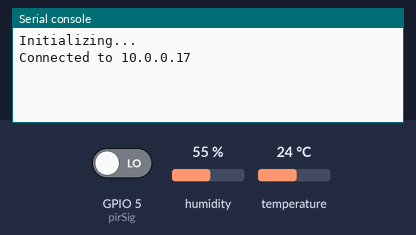
A program run on a simulated ESP8266 board running MicroPython. On the bench: the last lines printed to the serial console. The test bench sets the inputs (shaded band); at power-on: GPIO 5 (pirSig) LOW, humidity 55 %, temperature 24 °C. No MQTT or app messages arrive unless stated; the clock reads 2024-03-15 10:24:30 at power-on unless the program sets it.

Above: at 2.3 s.
2.4 s: GPIO 5 (pirSig) driven HIGH
At 7.0 s:
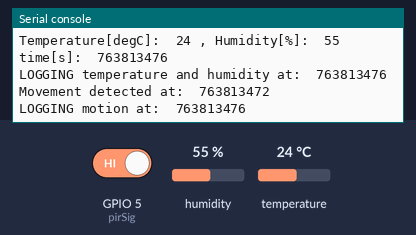
9.9 s: humidity set to 22 %
At 11.8 s:
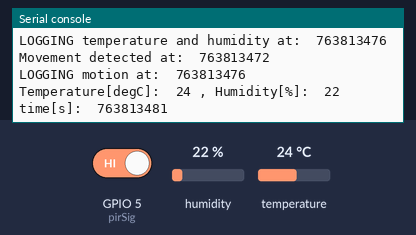
17.4 s: temperature set to 12 °C
At 22.3 s:
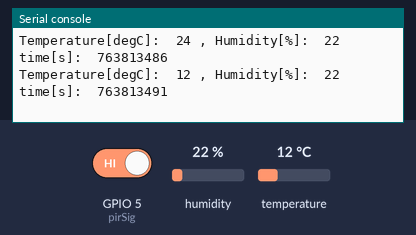
24.9 s: humidity set to 40 %
At 26.9 s:
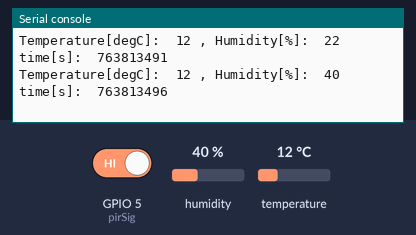
Timing chart, 0 to 28.4 s (numbered marks = the images above; inputs shaded):
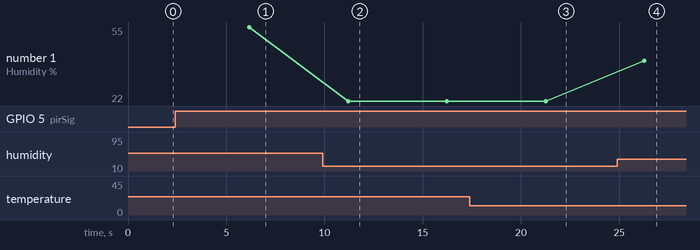

Measured:
- after the input at 2.4 s, the serial console: prints a new line after 3.8 s (image 1)
- after the input at 9.9 s, the serial console: prints a new line after 1.3 s (image 2)
- after the input at 17.4 s, the serial console: prints a new line after 3.9 s (image 3)
- after the input at 24.9 s, the serial console: prints a new line after 1.4 s (image 4)
- plotted number 1: 55 → 22 after the input at 9.9 s, 22 → 40 after the input at 24.9 s

The program:

main.py
```python
 ###########################################################################
# 1) connect to internet
# 2) get time
# 3) report data to RPi MQTT
###########################################################################

import machine
import utime
import ntptime
import network
import esp
from dht import DHT11
import ubinascii
from umqtt.robust import MQTTClient


UTC_OFFSET = 3   # hours of differenc between UTC and local (Jerusalem) time
COMMANDS_PORT = 5641  # port at RPi to send commands
RPi_HOST = "10.0.0.17"
TEMPERATURE_LOG_DELAY = 5*60    # minimal number of seconds to wait/
                            # between subsequent temperature/humidity Logging
TEMPERATURE_SAMPLE_DELAY = 5
MOTION_LOG_DELAY = 5*60   # minimal number of seconds to wait/
                            # between subsequent motion Logging


clientID =  b"chipa_ESP8266"
localBroker = RPi_HOST


def toggleGPIO(p):
    p.value(not p.value())


def GPIO_On(p):
    p.value(1)


def GPIO_Off(p):
    p.value(0)


def getHumidityTemp():
    try:
        dhtSensor.measure()
        temper = dhtSensor.temperature()
        humid = dhtSensor.humidity()
    except:
        (temper, humid) = (None, None)

    return temper, humid


def getDateTime():
    gotTime = False
    utime.sleep(5)  # Sleep for 5 seconds, to make sure WiFi is connected
    if sta_if.isconnected():
        print("Connected to internet, setting time from NTP")
        ntptime.settime()
    t = rtc.datetime()
    print("RTC time is: ", t)
    year = t[0]
    print("year is: ",year)
    gotTime = year > 2016
    if gotTime:
        print(t)
    else:
        print("Could not get time")
        machine.reset()
    return gotTime, t


def getRPiTime():
    import socket
    addr = socket.getaddrinfo(RPi_HOST, COMMANDS_PORT)[0][-1]
    s = socket.socket()
    print("Connecting to RPi: ", RPi_HOST)
    try:
    #TODO Something wrong here, the socket does not connect. \
    # Important, after failed connection need to open a new socket.
        s.connect(addr)
    except:
        print("Error connecting to RPi server")
        s.close()
        return None

    s.send("time".encode("utf8"))
    s.send("time".encode("utf8"))
    time.sleep(3)
    data = s.recv(1024)
    payload = data.decode("utf8")
    if data:
        print('commad received: ' + payload)
    else:
        print('No data received')
    s.close()
    return None


def pin_interrupt():
    global motionDetected, lastMotionTime
    lastMotionTime = utime.time()
    motionDetected = True


def handleDHT(temper, humid):
    global lastTemperatureLogTime
    currentTime = utime.time()
    print ("Temperature[degC]: ", temper, ", Humidity[%]: ", humid,
           "time[s]: ", currentTime)
    if (lastTemperatureLogTime == 0) or \
            currentTime - lastTemperatureLogTime > TEMPERATURE_LOG_DELAY:
        print ("LOGGING temperature and humidity at: ", currentTime)
        lastTemperatureLogTime = currentTime
        pushSample(temper,"/sensor/Chipa/temperature")
        pushSample(humid,"/sensor/Chipa/humidity")


def handlePIR():
    global lastMotionTime, lastMotionLogTime
    currentTime = utime.time()
    print ("Movement detected at: ", lastMotionTime)
    if (lastMotionLogTime == 0) or \
            (currentTime - lastMotionLogTime) > MOTION_LOG_DELAY:
        print ("LOGGING motion at: ", currentTime)
        lastMotionLogTime = currentTime
        pushSample(lastMotionTime, "/sensor/Chipa/motion")


def pushSample(sample, topic):
    global client
    client.publish(topic, str(sample))


def MQTT_Connect(client):
    isMQTT_Connected = False
    while not isMQTT_Connected:
        try:
            utime.sleep(1)
            client.connect()
            print("Connected to {}".format(localBroker))
            isMQTT_Connected = True
            return
        except:
            print("failed to connect to RPi MQTT broker. waiting 3sec and retrying")
            utime.sleep(3)


#Generic Init
print ("Initializing...")
rtc = machine.RTC()
sta_if = network.WLAN(network.STA_IF)

motionDetected = False
lastMotionTime = 0
lastMotionLogTime = 0

lastTemperatureLogTime = 0
dhtSensor = DHT11(machine.Pin(4))  # D2 pin on NodeMCU board. DHT signal pin
pirSig = machine.Pin(5, machine.Pin.IN)          # D1 pin on NodeMCU. PIR signal pin
pirSig.irq(handler=lambda p: pin_interrupt(), trigger=machine.Pin.IRQ_RISING)

#MQTT configs
client = MQTTClient(clientID, localBroker)
MQTT_Connect(client)

while True:
    #gotTime, curr_tm = getDateTime()  # get time
    utime.sleep(TEMPERATURE_SAMPLE_DELAY)  # Sleep at least one second between each measurement

    # sample the temperature and humidity sensor
    temper, humid = getHumidityTemp()
    handleDHT(temper, humid)

    # if detected motion on PIR sensor
    if motionDetected:
        motionDetected = False
        handlePIR()
```
